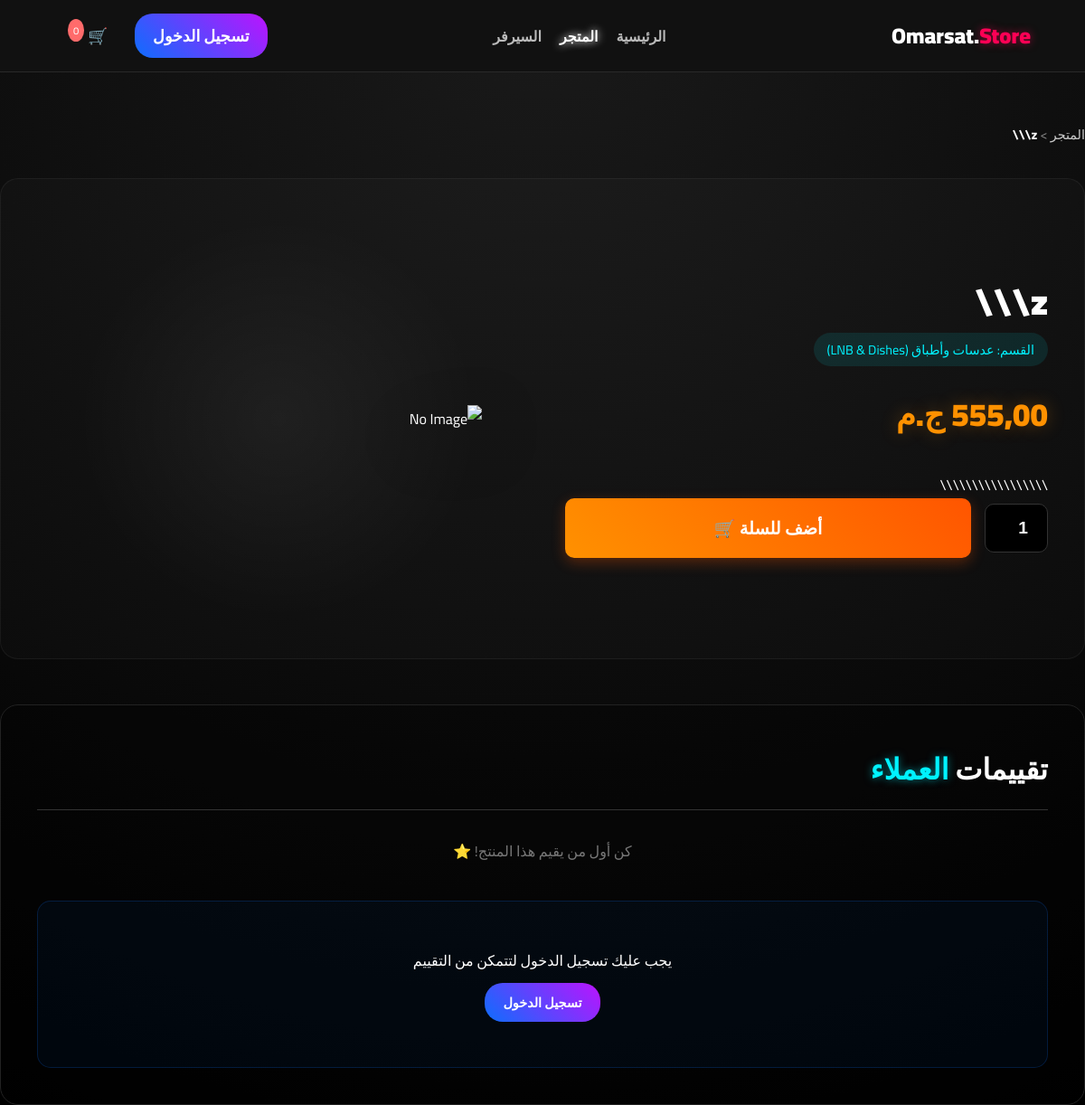
/product/1/, run on the app's committed database.
### store/models.py (models this page shows, shortened)
class Product(models.Model):
    CATEGORY_CHOICES = [
        ('receiver', 'رسيفرات (Receivers)'),
        ('lnb', 'عدسات وأطباق (LNB & Dishes)'),
        ('cable', 'كابلات ووصلات (Cables)'),
        ('remote', 'ريموتات (Remotes)'),
        ('tools', 'أدوات تركيب (Installation Tools)'),
        ('accessories', 'إكسسوارات (Accessories)'),
        ('maintenance', 'قطع غيار صيانة (Spare Parts)'),
    ]
    name = models.CharField(max_length=200, verbose_name="اسم المنتج")
    description = models.TextField(verbose_name="وصف المنتج", blank=True, null=True)
    price = models.DecimalField(max_digits=10, decimal_places=2, verbose_name="السعر")
    image = models.ImageField(upload_to='products/', blank=True, null=True, verbose_name="صورة المنتج")
    category = models.CharField(max_length=50, choices=CATEGORY_CHOICES, default='receiver', verbose_name="القسم")
    shipping_fee = models.DecimalField(max_digits=5, decimal_places=2, default=0.00, verbose_name="رسوم الشحن لهذا المنتج")
    wifi_support = models.BooleanField(default=False, verbose_name="يدعم الواي فاي؟")
    processor = models.CharField(max_length=100, blank=True, null=True, verbose_name="المعالج (Processor)")
    ram = models.CharField(max_length=50, blank=True, null=True, verbose_name="الرامات (RAM)")
    storage = models.CharField(max_length=50, blank=True, null=True, verbose_name="ذاكرة التخزين (Storage)")
    resolution = models.CharField(max_length=50, blank=True, null=True, verbose_name="الجودة (Resolution)")
    tuner_type = models.CharField(max_length=100, blank=True, null=True, verbose_name="نوع التيونر (Tuner)")

### store/views.py (the view)
# urls.py: path('product/<int:id>/', store.views.product_details, name='product_details'),
def product_details(request, id):
    product = get_object_or_404(Product, id=id)
    return render(request, 'product_details.html', {'product': product})

### store/templates/product_details.html (shortened to what this page needs)
{% load static %}
<!DOCTYPE html>
<html lang="ar" dir="rtl">
<head>
    <link rel="stylesheet" href="{% static 'css/style.css' %}">
    <link rel="stylesheet" href="https://cdnjs.cloudflare.com/ajax/libs/font-awesome/6.4.0/css/all.min.css">
</head>
<body class="details-body">
    <nav class="navbar">
        <div class="logo">
            <a href="{% url 'home' %}" style="text-decoration: none; color: white;">
                Omarsat.<span class="neon-text">Store</span>
            </a>
        </div>
        <ul class="nav-links">
            <li><a href="{% url 'home' %}">الرئيسية</a></li>
            <li><a href="{% url 'store' %}" class="active">المتجر</a></li>
            <li><a href="{% url 'server' %}">السيرفر</a></li>
        </ul>
        <div class="nav-icons">
            <a href="{% url 'login' %}" class="btn-login">تسجيل الدخول</a>
            <a href="{% url 'cart' %}" class="cart-icon">🛒 <span class="cart-count">0</span></a>
        </div>
    </nav>
    <div class="details-container"></div>
        <div class="breadcrumb">
            <a href="{% url 'store' %}">المتجر</a> > <span>{{ product.name }}</span>
        </div>
        <div class="product-wrapper">
            <div class="product-text">
                <h1 class="p-title">{{ product.name }}</h1>
                <div class="p-category">القسم: {{ product.get_category_display }}</div>
                <div class="p-price">{{ product.price }} ج.م</div>
                <p class="p-desc">
                    {{ product.description|linebreaks }}
                </p>
                <div class="action-box">
                    <input type="number" value="1" min="1" class="qty-input">
                    <a href="{% url 'add_to_cart' product.id %}" class="add-btn-large" style="text-decoration: none; text-align: center;">
                        أضف للسلة 🛒
                    </a>
                </div>
            </div>
            <div class="product-visual">
                <div class="img-frame">
                    {% if product.image %}
                        <img src="{{ product.image.url }}" alt="{{ product.name }}">
                    {% else %}
                        <img src="{% static 'images/no-image.png' %}" alt="No Image">
                    {% endif %}
                </div>
            </div>
        </div>
        <div class="reviews-container">
            <h2 class="section-title">تقييمات <span class="neon-text">العملاء</span></h2>
            <div class="reviews-list">
                {% if product.reviews.all %}
                    {% for review in product.reviews.all %}
                    <div class="review-card">
                        <div class="review-header">
                            <strong>{{ review.user.username }}</strong>
                            <div class="stars" style="color: gold;">
                                {% if review.rating == 5 %}⭐⭐⭐⭐⭐
                                {% elif review.rating == 4 %}⭐⭐⭐⭐
                                {% elif review.rating == 3 %}⭐⭐⭐
                                {% elif review.rating == 2 %}⭐⭐
                                {% else %}⭐{% endif %}
                            </div>
                        </div>
                        <p class="review-date">{{ review.created_at|date:"d M Y" }}</p>
                        <p class="review-text">{{ review.comment }}</p>
                    </div>
                    {% endfor %}
                {% else %}
                    <p style="color: #777; text-align: center;">كن أول من يقيم هذا المنتج! ⭐</p>
                {% endif %}
            </div>
            <div class="add-review-box">
                {% if user.is_authenticated %}
                    <h3>أضف تقييمك يا {{ user.username }}</h3>
                    <form action="{% url 'add_review' product.id %}" method="POST">
                        {% csrf_token %}
                        <div class="rating-css">
                            <div class="star-icon">
                                <input type="radio" name="rating" id="rating5" value="5">
                                <label for="rating5" class="fa fa-star">★</label>
                                <input type="radio" name="rating" id="rating4" value="4">
                                <label for="rating4" class="fa fa-star">★</label>
                                <input type="radio" name="rating" id="rating3" value="3">
                                <label for="rating3" class="fa fa-star">★</label>
                                <input type="radio" name="rating" id="rating2" value="2">
                                <label for="rating2" class="fa fa-star">★</label>
                                <input type="radio" name="rating" id="rating1" value="1">
                                <label for="rating1" class="fa fa-star">★</label>
                            </div>
                        </div>
                        <textarea name="comment" placeholder="اكتب رأيك وتجربتك مع المنتج هنا..." required></textarea>
                        <button type="submit" class="btn-submit-review">نشر التقييم 🚀</button>
                    </form>
                {% else %}
    <div style="text-align: center; padding: 20px;">
        <p>يجب عليك تسجيل الدخول لتتمكن من التقييم</p>
        <a href="{% url 'login' %}?next={{ request.path }}" class="btn-login" style="display: inline-block; margin-top: 10px;">
            تسجيل الدخول
        </a>
    </div>
{% endif %}
        </div>
    </body>
</html>

### data on the page
Product: name "z\\\\\\", category "عدسات وأطباق (LNB & Dishes)", price "555,00", description "\\\\\\\\\\\\\\\\\\\\\\\\\\\\\\\\\\"
